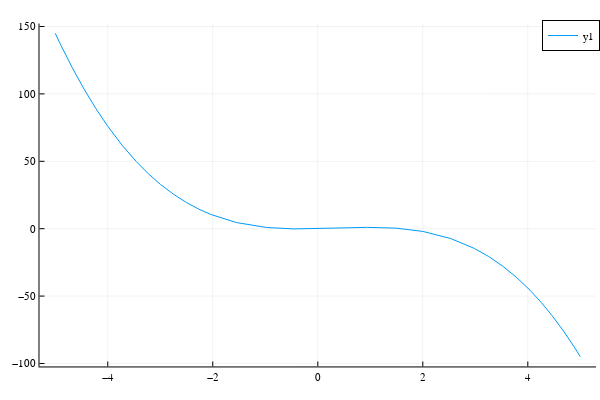

Source (notebook cell):
### Code cell
X = [0 1];
Y = [0 1];
Z = [1 0];

P = HermiteInterp(X, Y, Z);
display(P);

using Plots; plotly();
plot(P)

### Figure 1 — Plotly figure (JSON) as saved in the notebook; plotly's stock layout.template omitted (floating-point values rounded to 4 significant figures)
{"data": [{"colorbar": {"title": ""}, "legendgroup": "y1", "line": {"color": "rgba(0, 154, 250, 1.000)", "dash": "solid", "shape": "linear", "width": 1}, "mode": "lines", "name": "y1", "showlegend": true, "type": "scatter", "x": [-5, -4.976, -4.951, -4.927, -4.902, -4.677, -4.451, -4.225, -3.999, -3.728, -3.457, -3.227, -2.998, -2.749, -2.499, -2.27, -2.04, -1.547, -0.9767, -0.4694, -0.02468, 0.4602, 0.948, 1.487, 2.001, 2.534, 2.983, 3.257, 3.532, 3.789, 4.047, 4.254, 4.46, 4.666, 4.873, 4.905, 4.936, 4.968, 5], "xaxis": "x", "y": [145, 143.0, 140.9, 138.9, 136.9, 119.5, 103.5, 89.05, 75.96, 61.98, 49.8, 40.8, 32.93, 25.57, 19.36, 14.58, 10.61, 4.552, 0.9088, -0.1456, -0.02405, 0.5746, 0.9947, 0.4092, -2.004, -7.317, -14.67, -20.7, -28.04, -36.26, -45.86, -54.61, -64.36, -75.17, -87.09, -89.03, -90.99, -92.98, -95], "yaxis": "y", "zmax": null, "zmin": null}], "layout": {"annotations": [], "height": 400, "legend": {"bgcolor": "rgba(255, 255, 255, 1.000)", "bordercolor": "rgba(0, 0, 0, 1.000)", "borderwidth": 1, "font": {"color": "rgba(0, 0, 0, 1.000)", "family": "sans-serif", "size": 11}, "title": {"font": {"color": "rgba(0, 0, 0, 1.000)", "family": "sans-serif", "size": 15}, "text": ""}, "tracegroupgap": 0, "traceorder": "normal", "x": 1, "xanchor": "auto", "y": 1, "yanchor": "auto"}, "margin": {"b": 20, "l": 0, "r": 0, "t": 20}, "paper_bgcolor": "rgba(255, 255, 255, 1.000)", "plot_bgcolor": "rgba(255, 255, 255, 1.000)", "showlegend": true, "width": 600, "xaxis": {"anchor": "y", "domain": [0.06582, 0.9934], "gridcolor": "rgba(0, 0, 0, 0.100)", "gridwidth": 0.5, "linecolor": "rgba(0, 0, 0, 1.000)", "mirror": false, "range": [-5.3, 5.3], "showgrid": true, "showline": true, "showticklabels": true, "tickangle": 0, "tickcolor": "rgb(0, 0, 0)", "tickfont": {"color": "rgba(0, 0, 0, 1.000)", "family": "sans-serif", "size": 11}, "tickmode": "array", "ticks": "inside", "ticktext": ["−4", "−2", "0", "2", "4"], "tickvals": [-4, -2, 0, 2, 4], "title": "", "titlefont": {"color": "rgba(0, 0, 0, 1.000)", "family": "sans-serif", "size": 15}, "type": "-", "visible": true, "zeroline": false, "zerolinecolor": "rgba(0, 0, 0, 1.000)"}, "yaxis": {"anchor": "x", "domain": [0.03762, 0.9902], "gridcolor": "rgba(0, 0, 0, 0.100)", "gridwidth": 0.5, "linecolor": "rgba(0, 0, 0, 1.000)", "mirror": false, "range": [-102.2, 152.2], "showgrid": true, "showline": true, "showticklabels": true, "tickangle": 0, "tickcolor": "rgb(0, 0, 0)", "tickfont": {"color": "rgba(0, 0, 0, 1.000)", "family": "sans-serif", "size": 11}, "tickmode": "array", "ticks": "inside", "ticktext": ["−100", "−50", "0", "50", "100", "150"], "tickvals": [-100, -50, 0, 50, 100, 150], "title": "", "titlefont": {"color": "rgba(0, 0, 0, 1.000)", "family": "sans-serif", "size": 15}, "type": "-", "visible": true, "zeroline": false, "zerolinecolor": "rgba(0, 0, 0, 1.000)"}}}
